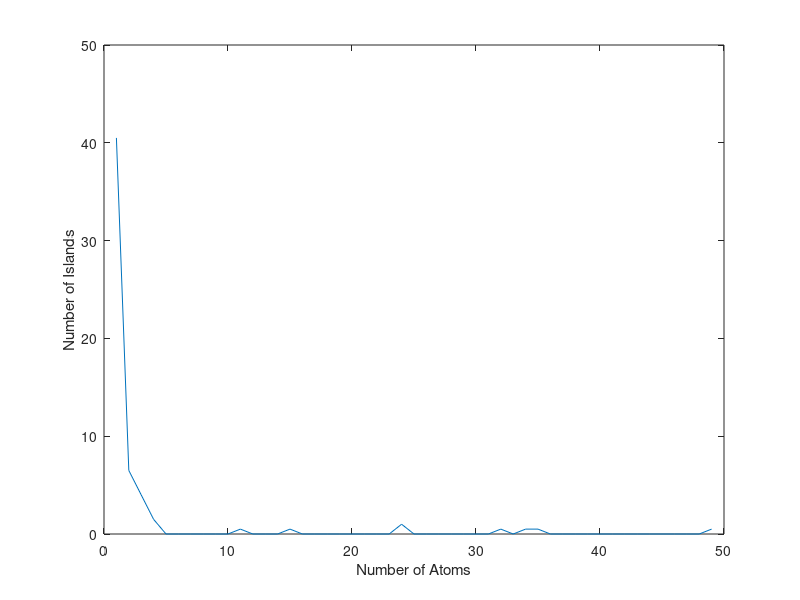

This chart was generated by the following MATLAB code:
clear all;
close all;
clc

A=dlmread('FinalSizesRawData.txt');
x=A(:,1);
y=A(:,2);
hfig=plot(x,y)
xlabel('Number of Atoms');
ylabel('Number of Islands');
